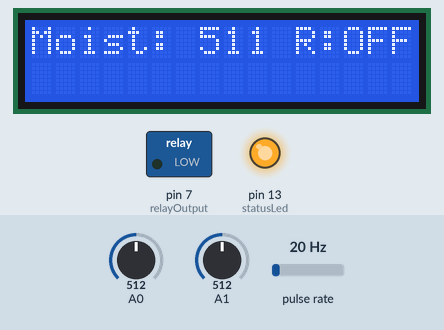
The sketch below on a simulated Arduino Uno, built with avr-gcc and run on an emulated ATmega328P. Shown: 16×2 character LCD, switched loads named in the sketch (green lamp = pin HIGH), output pins drawn as LEDs (lit = HIGH). Wiring (inferred from the names in the program): pulse sensor: data pin 2. The test bench sets the inputs (shaded band); at power-on: A0 = 512, A1 = 512, pulse rate 20 Hz. What the sketch prints to the serial monitor is not drawn.

Above: at 1.2 s.
1.3 s: A0 set to 700
At 3.3 s:
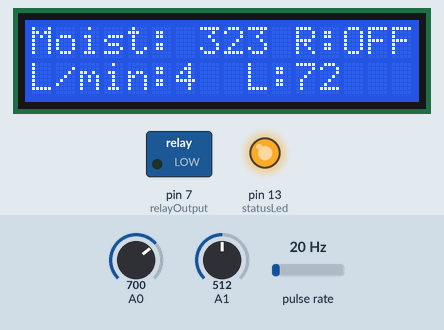
7.3 s: A0 set to 727
At 8.8 s:
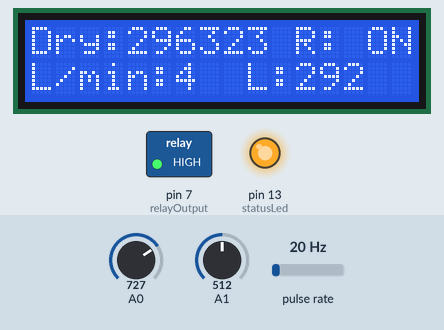
13.3 s: A1 set to 487
At 15.3 s:
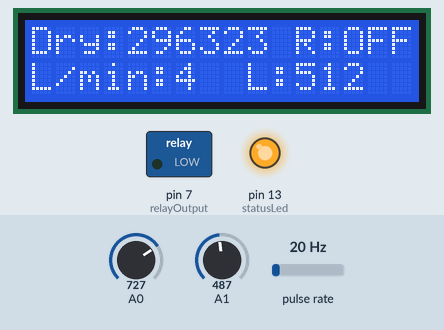
19.3 s: pulse rate (sensor on pin 2) set to 4 Hz
At 21.6 s:
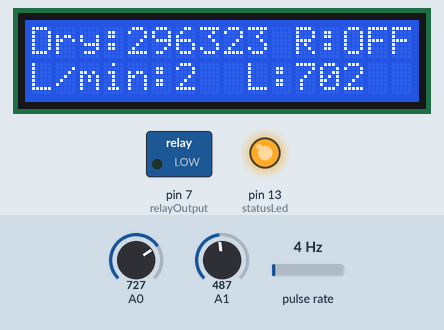
23.8 s: pulse rate (sensor on pin 2) set to 50 Hz
At 25.4 s:
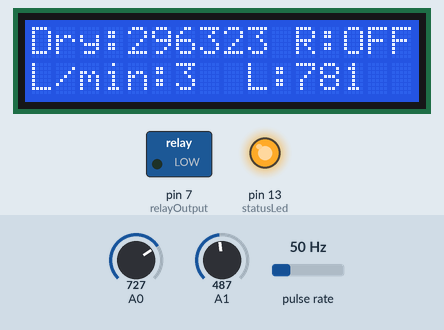
27.9 s: A1 set to 510
At 29.3 s:
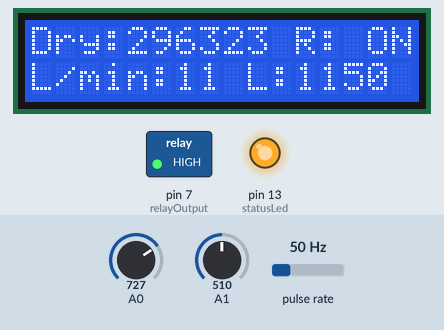
Timing chart, 0 to 30.9 s (numbered marks = the images above; inputs shaded):
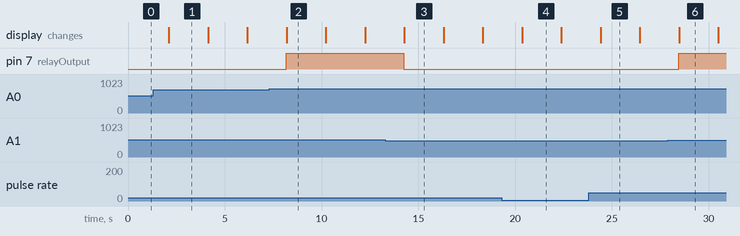

The sketch:

1._moisture_waterflow_lcd.ino
```cpp
const short MOISTURE_THRESHOLD = 10;
const short DRY_SOIL   = 300 + MOISTURE_THRESHOLD;
const short HUMID_SOIL = 700 + MOISTURE_THRESHOLD;
const int relayOutput = 7;

byte statusLed    = 13;

byte sensorInterrupt = 0;  // 0 = digital pin 2
byte sensorPin       = 2;

// The hall-effect flow sensor outputs approximately 4.5 pulses per second per
// litre/minute of flow.
float calibrationFactor = 4.5;

volatile byte pulseCount;

float flowRate;
unsigned int flowMilliLitres;
unsigned long totalMilliLitres;

unsigned long oldTime;

#include <Wire.h>
#include <LiquidCrystal_I2C.h>

LiquidCrystal_I2C lcd(0x27,16,2);  // set the LCD address to 0x27 for a 16 chars and 2

void setup() {
  Serial.begin(9600);
  lcd.init();
  lcd.backlight();

  pinMode(relayOutput, OUTPUT);

  pinMode(statusLed, OUTPUT);
  digitalWrite(statusLed, HIGH);  // We have an active-low LED attached

  pinMode(sensorPin, INPUT);
  digitalWrite(sensorPin, HIGH);

  pulseCount        = 0;
  flowRate          = 0.0;
  flowMilliLitres   = 0;
  totalMilliLitres  = 0;
  oldTime           = 0;

  // The Hall-effect sensor is connected to pin 2 which uses interrupt 0.
  // Configured to trigger on a FALLING state change (transition from HIGH
  // state to LOW state)
  attachInterrupt(sensorInterrupt, pulseCounter, FALLING);

}

void loop() {
  int rain_sensor = analogRead(1);
   Serial.println(rain_sensor);
   lcd.setCursor(0,0);
  int moisture = analogRead(0);
  moisture     = map(moisture, 0, 1023, 1023, 0);

  Serial.print("Moisture Sensor: ");
  Serial.print(moisture);
  Serial.println();

  if(rain_sensor<500){
    Serial.println("Rain");
    digitalWrite(relayOutput, LOW);
    lcd.setCursor(11,0);
    lcd.print("R:OFF");

  }
  else if(moisture <= 100){
    Serial.println("In air");
    lcd.setCursor(0,0);
    lcd.print("In air!!!");
    digitalWrite(relayOutput, HIGH);
    lcd.setCursor(11,0);
    lcd.print("R: ON");
  }
  else if ((moisture <= DRY_SOIL)&&(moisture>100)) {
    Serial.println("Dry");
    lcd.setCursor(0,0);
    lcd.print("Dry:");
    lcd.print(moisture);
    digitalWrite(relayOutput, HIGH);
    lcd.setCursor(11,0);
    lcd.print("R: ON");
  } else if (moisture <= HUMID_SOIL) {
    Serial.println("Moist: ");
    lcd.setCursor(0,0);
    lcd.print("Moist: ");
    lcd.print(moisture);
    digitalWrite(relayOutput, LOW);
    lcd.setCursor(11,0);
    lcd.print("R:OFF");
  } else {
    Serial.println("In Water");
    lcd.setCursor(0,0);
    lcd.print("V.moist: ");
    lcd.print(moisture);
     digitalWrite(relayOutput, LOW);
     lcd.setCursor(11,0);
    lcd.print("R:OFF");
  }

   if((millis() - oldTime) > 1000)    // Only process counters once per second
  {
    // Disable the interrupt while calculating flow rate and sending the value to
    // the host
    detachInterrupt(sensorInterrupt);

    // Because this loop may not complete in exactly 1 second intervals we calculate
    // the number of milliseconds that have passed since the last execution and use
    // that to scale the output. We also apply the calibrationFactor to scale the output
    // based on the number of pulses per second per units of measure (litres/minute in
    // this case) coming from the sensor.
    flowRate = ((1000.0 / (millis() - oldTime)) * pulseCount) / calibrationFactor;

    // Note the time this processing pass was executed. Note that because we've
    // disabled interrupts the millis() function won't actually be incrementing right
    // at this point, but it will still return the value it was set to just before
    // interrupts went away.
    oldTime = millis();

    // Divide the flow rate in litres/minute by 60 to determine how many litres have
    // passed through the sensor in this 1 second interval, then multiply by 1000 to
    // convert to millilitres.
    flowMilliLitres = (flowRate / 60) * 1000;

    // Add the millilitres passed in this second to the cumulative total
    totalMilliLitres += flowMilliLitres;

    unsigned int frac;

    // Print the flow rate for this second in litres / minute
    Serial.print("Flow rate: ");
    Serial.print(int(flowRate));  // Print the integer part of the variable
    Serial.print("L/min");
    Serial.print("\t");       // Print tab space
    lcd.setCursor(0,1);
    lcd.print("L/min:");
    lcd.print(int(flowRate));
    // Print the cumulative total of litres flowed since starting
    Serial.print("Output Liquid Quantity: ");
    Serial.print(totalMilliLitres);
    Serial.println("mL");
    Serial.print("\t");       // Print tab space
  Serial.print(totalMilliLitres/1000);
  Serial.print("L");
  lcd.setCursor(9,1);
    lcd.print("L:");
    lcd.print(totalMilliLitres);


    // Reset the pulse counter so we can start incrementing again
    pulseCount = 0;

    // Enable the interrupt again now that we've finished sending output
    attachInterrupt(sensorInterrupt, pulseCounter, FALLING);
  }

  delay(2000);
}

/*
Insterrupt Service Routine
 */
void pulseCounter()
{
  // Increment the pulse counter
  pulseCount++;
}
```

Measured:
- the behaviour switches between 712 and 713 on A0 (found by bisection; images 1 and 2)
- the behaviour switches between 500 and 499 on A1 (found by bisection; images 2 and 3)
- after the input at 7.3 s, pin 7 (relayOutput): LOW → HIGH after 0.88 s; the display: changes after 0.90 s (image 2)
- after the input at 13.3 s, pin 7 (relayOutput): HIGH → LOW after 0.96 s; the display: changes after 0.99 s (image 3)
- after the input at 27.9 s, pin 7 (relayOutput): LOW → HIGH after 0.56 s; the display: changes after 0.58 s (image 6)
- what the display in image 1 shows lasts 2.0 s, from 2.1 s to 4.1 s
